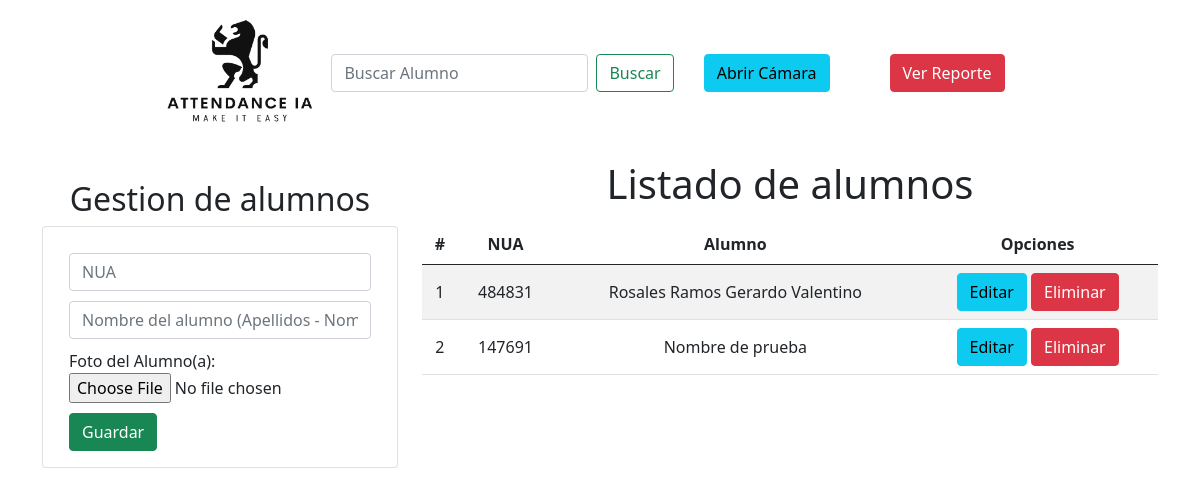
The app's page /, older data.
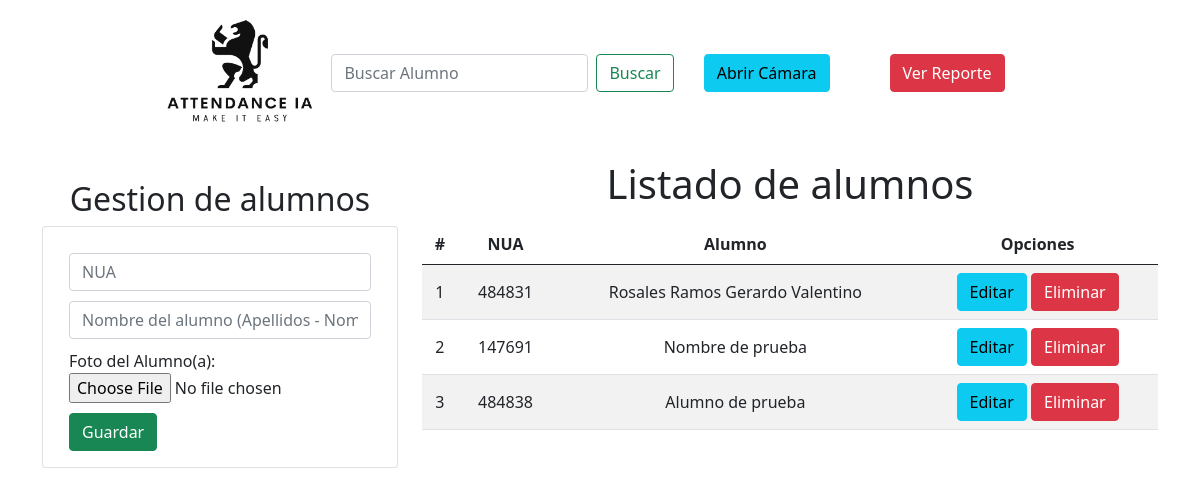
The same page, newer data.
### Aplicaciones/Academico/models.py (models this page shows, shortened)
class Alumno(models.Model):
    nua = models.CharField(primary_key=True,max_length=6)
    nombre = models.CharField(max_length=100)
    foto = models.ImageField(upload_to="alumnos", null=True)

### Aplicaciones/Academico/views.py (the view)
# urls.py: path('', views.home),
def home(request):
    alumnosListados = Alumno.objects.all()
    return render(request, "gestionAlumnos.html", {"alumnos": alumnosListados})

### Aplicaciones/Academico/templates/gestionAlumnos.html (shortened to what this page needs)
{% extends "./base.html" %}
{% block body %}
<div class="row">
    <div class="col-sm-12 col-md-6 col-lg-4 col-xl-4">
        <h2 class="text-center" style="margin-top: 20px;">Gestion de alumnos</h2>
        <div class="card">
            <div class="card-body" style="display: flex;
                                        justify-content: flex-start;
                                        flex-direction: column-reverse;">
                <form id="formularioAlumno" enctype="multipart/form-data" action="/registrarAlumno/" method="POST"> {% csrf_token %}
                    <div class="form-group" style="margin: 10px;">
                        <input type="text"
                                name="txtNUA"
                                id="txtNUA"
                                class="form-control"
                                placeholder="NUA"
                                minlength="6"
                                maxlength="6"
                                required>
                    </div>
                    <div class="form-group" style="margin: 10px;">
                        <input type="text"
                                name="txtNombre"
                                id="txtNombre"
                                class="form-control"
                                placeholder="Nombre del alumno (Apellidos - Nombre(s))"
                                minlength="3"
                                maxlength="100"
                                required>
                    </div>
                    <div class="form-group" style="margin: 10px;">
                        <label for="foto">Foto del Alumno(a): </label>
                        <input type="file" id="foto" name="fotoAlumno" accept="image/*">
                    </div>
                    <div class="form-group" style="display: flex; padding-left: 10px;">
                        <button type="submit" class="btn btn-success btn-block text-white btnGuardar">Guardar</button>
                    </div>
                </form>
            </div>
        </div>
    </div>
    <div class="col-sm-12 col-md-6 col-lg-8 col-xl-8">
        <h1 class="text-center">Listado de alumnos</h1>
        <div class="table-responsive py-2">
            <table class="table table-striped">
                <thead>
                    <tr>
                        <th>#</th>
                        <th>NUA</th>
                        <th>Alumno</th>
                        <th colspan="2">Opciones</th>
                    </tr>
                </thead>
                <tbody>
                    {% for a in alumnos %}
                    <tr>
                        <td>{{forloop.counter}}</td>
                        <td>{{a.nua}}</td>
                        <td>{{a.nombre}}</td>
                        <td>
                            <a href="edicionAlumno/{{a.nua}}" class="btn btn-info">Editar</a>
                            <a href="eliminacionAlumno/{{a.nua}}" class="btn btn-danger btnEliminacion">Eliminar</a>
                        </td>
                    </tr>
                    {% endfor %}
                </tbody>
            </table>
        </div>
    </div>
</div>
{% endblock %}

Row changes from the older to the newer data that the page shows:
added Alumno: nua "484838", nombre "Alumno de prueba"
